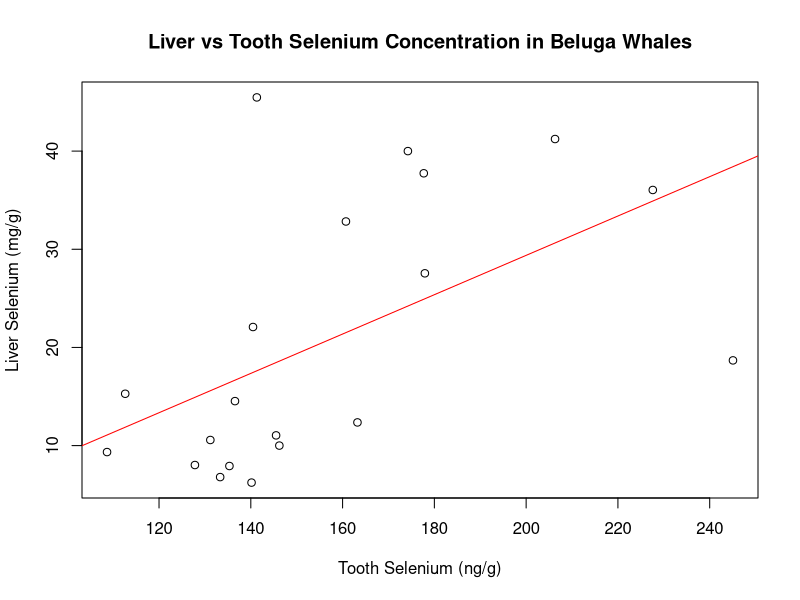

The R script that drew this image:
# page no 66
whale <- 1:20
liver_se <- c(6.23, 6.79, 7.92, 8.02, 9.34, 10.00, 10.57, 11.04, 12.36, 14.53, 
              15.28, 18.68, 22.08, 27.55, 32.83, 36.04, 37.74, 40.00, 41.23, 45.47)
tooth_se <- c(140.16, 133.32, 135.34, 127.82, 108.67, 146.22, 131.18, 145.51, 
              163.24, 136.55, 112.63, 245.07, 140.48, 177.93, 160.73, 227.60, 
              177.69, 174.23, 206.30, 141.31)
beluga_data <- data.frame(Whale = whale, LiverSe = liver_se, ToothSe = tooth_se)
plot(beluga_data$ToothSe, beluga_data$LiverSe, 
     xlab = "Tooth Selenium (ng/g)", ylab = "Liver Selenium (mg/g)", 
     main = "Liver vs Tooth Selenium Concentration in Beluga Whales")
abline(lm(LiverSe ~ ToothSe, data = beluga_data), col = "red")
correlation <- cor(beluga_data$ToothSe, beluga_data$LiverSe)
cat("Correlation coefficient:", correlation, "\n")
